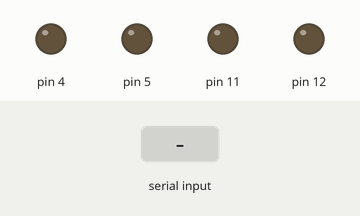
This sketch was run on a simulated Arduino Uno, built with avr-gcc and run on an emulated ATmega328P. Parts: output pins drawn as LEDs (lit = HIGH). The inputs (shaded band) are chosen by the test bench.

Above: at 1.2 s.
1.3 s: "1" received over Serial
At 2.5 s:
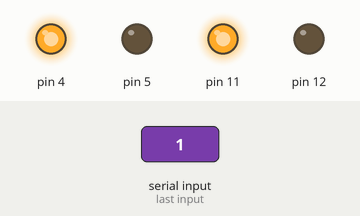
2.8 s: "4" received over Serial
At 3.8 s:
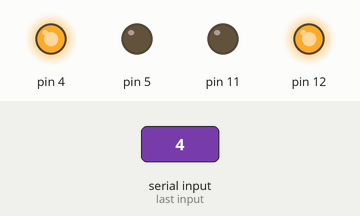
4.3 s: "2" received over Serial
At 4.9 s:
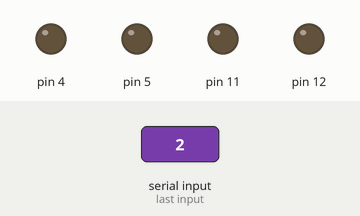
Timing chart, 0 to 7.3 s (numbered marks = the images above; inputs shaded):
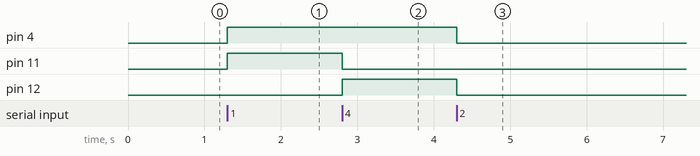

Measured:
- after the input at 1.3 s, pin 4, pin 11: LOW → HIGH at once
- after the input at 2.8 s, pin 11: HIGH → LOW at once; pin 12: LOW → HIGH at once
- after the input at 4.3 s, pin 4, pin 12: HIGH → LOW at once

The sketch:

smartphone_controlled.ino
```cpp
void setup() {
  Serial.begin(9600);
  pinMode(4,OUTPUT);
  pinMode(5,OUTPUT);
  pinMode(11,OUTPUT);
  pinMode(12,OUTPUT);
}
void forward() {
  digitalWrite(4,1);
  digitalWrite(5,0);
  digitalWrite(11,1);
  digitalWrite(12,0);
}
void reverse()
{
  digitalWrite(4,0);
  digitalWrite(5,1);
  digitalWrite(11,0);
  digitalWrite(12,1);
}
void left()
{
  digitalWrite(4,0);
  digitalWrite(5,0);
  digitalWrite(11,0);
  digitalWrite(12,0);
}
void right()
{
  digitalWrite(4,1);
  digitalWrite(5,0);
  digitalWrite(11,0);
  digitalWrite(12,1);
}
void stops()
{
  digitalWrite(4,0);
  digitalWrite(5,0);
  digitalWrite(11,0);
  digitalWrite(12,0);
}
char c;
void loop()
{
  while(Serial.available())
  {
c=Serial.read();
if(c=='1')
{
  forward();
}
else if(c=='2')
{
  stops();
}
else if(c=='3')
{
  left();
}
else if(c=='4')
{
  right();
}
delay(10);
}
}
```
